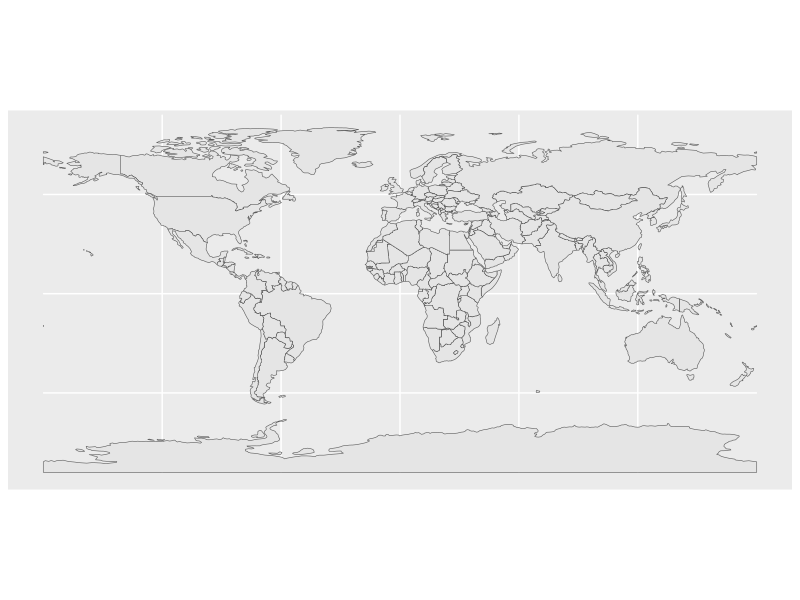

Source code (R): (Note: this script raises an error after producing the figure.)
# Load packages:
library(rnaturalearth) # for basemap
library(sf)            # for vectors processing
library(tidyverse)

# 1. Load basemap
world <- ne_countries(
  scale = 110,
  type = "countries",
  returnclass = "sf"
)

# Plot map
ggplot(world)+
  geom_sf()

# 2. Plot variable of interest
world<-world%>%
  # Compute GDP per capita
  mutate(gdp_per_capita=gdp_md_est/as.numeric(pop_est)*1000000)%>%
  # Remove value for Antarctica
  mutate(gdp_per_capita=case_when(
    name!='Antarctica'~gdp_per_capita,
    TRUE~NA_real_
  ))

# Make choropleth
p1<-ggplot(world)+
  geom_sf(aes(fill=gdp_per_capita))+
  scale_fill_viridis_b(
    limits=c(100,70000),
    n.breaks=6,
    labels = function(x) paste(x, '$'),
    option='plasma',
    na.value = "grey90"
  )+
  labs(fill="GDP per capita")

p1
  

# 3. Customize map
col_back<-'#EEE2DF'

theme_map<-theme_void()+
  theme(
    plot.margin=margin(1,1,1,1,'cm'),
    plot.background = element_rect(
      fill=col_back,color=NA
    ),
    legend.title = element_text(
      face='bold',
      margin=margin(0,0,0.25,0,'cm')
    )
  )

p2<-p1+theme_map
p2

# 4. Change projection

# Check world crs
st_crs(world)

p3<-p2+
  # Change CRS to Robinson
  coord_sf(crs='+proj=robin')

p3

# 5. Create graticule

grat <- st_graticule(lat = c(-89.9, seq(-80, 80, 20), 89.9))

p3b<-p2+
  geom_sf(
    grat,
    mapping=aes(geometry=geometry),
    alpha=0.5
  )+
  # Change CRS to Robinson
  coord_sf(crs='+proj=robin')

p3b
